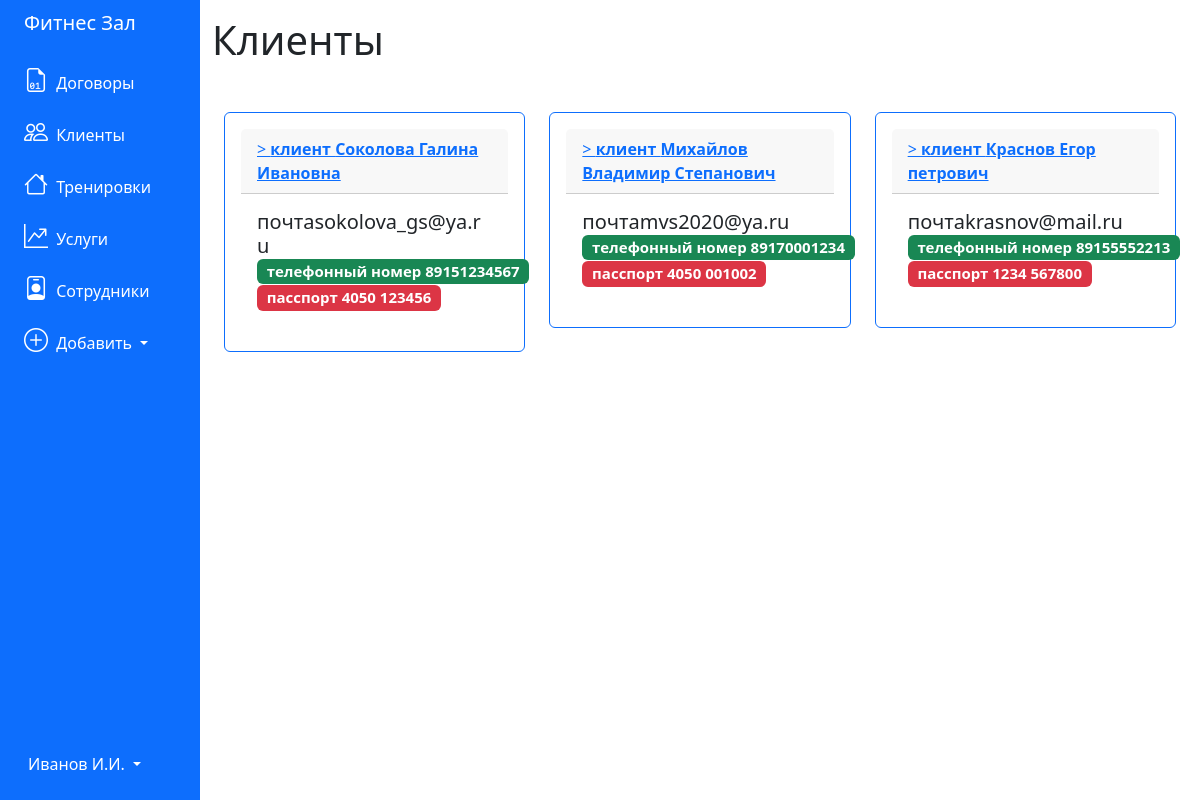
Before: /clients with the older database file.
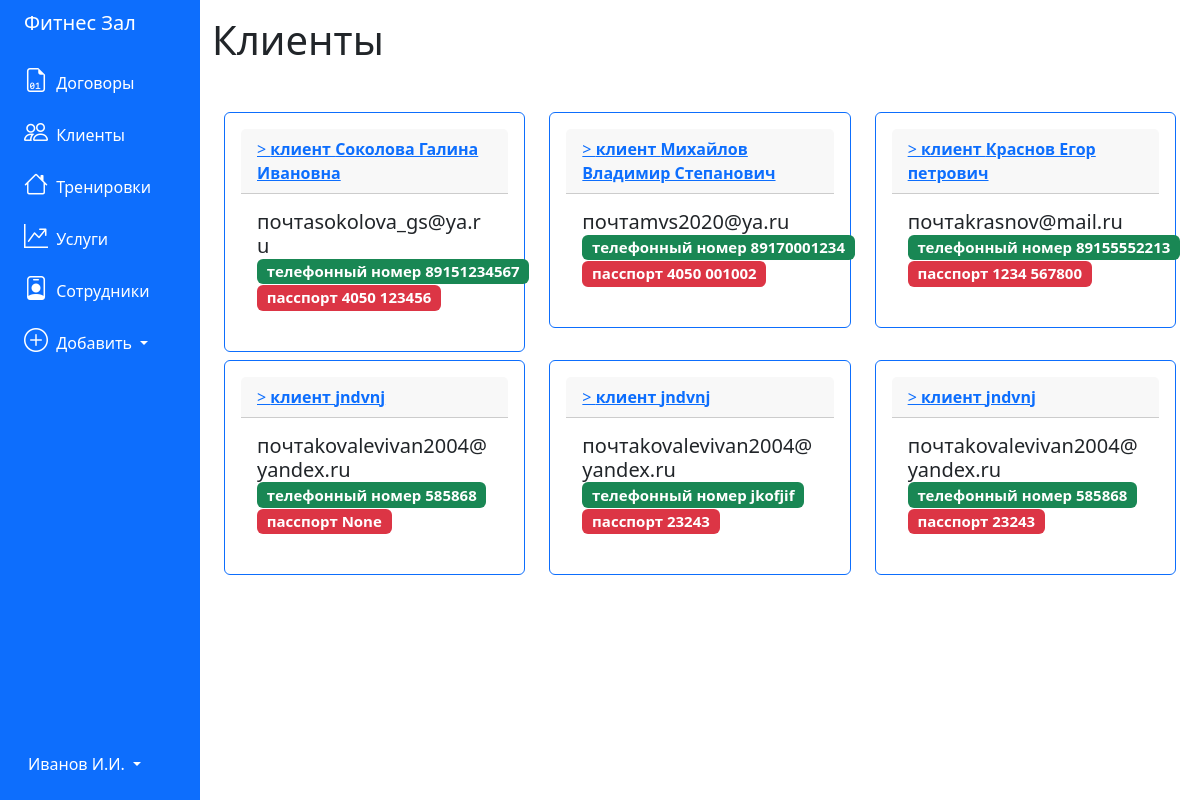
After: the same page with the newer database file.
### tables this page shows
CREATE TABLE 'clients' (
	"id_client" INTEGER PRIMARY KEY AUTOINCREMENT,
	'name' TEXT,
	'email' TEXT,
	'phone_number' TEXT,
	'passport' TEXT
);

### app.py (the view)
@app.route('/clients')
def clients():
    conn = get_db_connection()
    pos = conn.execute("""SELECT * FROM clients""").fetchall()
    conn.close()
    return render_template('clients.html', clients=pos)

### app.py (called while the page is built)
def get_db_connection():
    conn = sqlite3.connect('../pythonProject4/database.db')
    conn.row_factory = sqlite3.Row
    return conn

### templates/clients.html
{% extends 'base.html' %}
{% block content %}
<h1>{% block title %} Клиенты {% endblock %}</h1>
<div class="container mt-5 mb-3">
    <div class="row">
        {% for client in clients %}
        <div class="col-md-4">
            <div class="card p-3 mb-2 border-primary">
                <div class="card-header">
                    <a href="{{ url_for('client', client_id=client['id_client']) }}">>
                        <b>клиент {{ client['name'] }}</b>
                    </a>
                </div>
                <div class="card-body">
                    <h5 class="card-title"> почта{{ client['email'] }}
                    <span class="badge bg-success">телефонный номер {{ client['phone_number'] }}</span>
                    <span class="badge bg-danger">пасспорт {{ client['passport'] }}</span>
                </div>
            </div>
        </div>
        {% endfor %}
    </div>
</div>
{% endblock %}

Changed rows visible on the page:
added clients: name "jndvnj", email "kovalevivan2004@yandex.ru", phone_number "585868", passport "None"
added clients: name "jndvnj", email "kovalevivan2004@yandex.ru", phone_number "jkofjif", passport "23243"
added clients: name "jndvnj", email "kovalevivan2004@yandex.ru", phone_number "585868", passport "23243"
